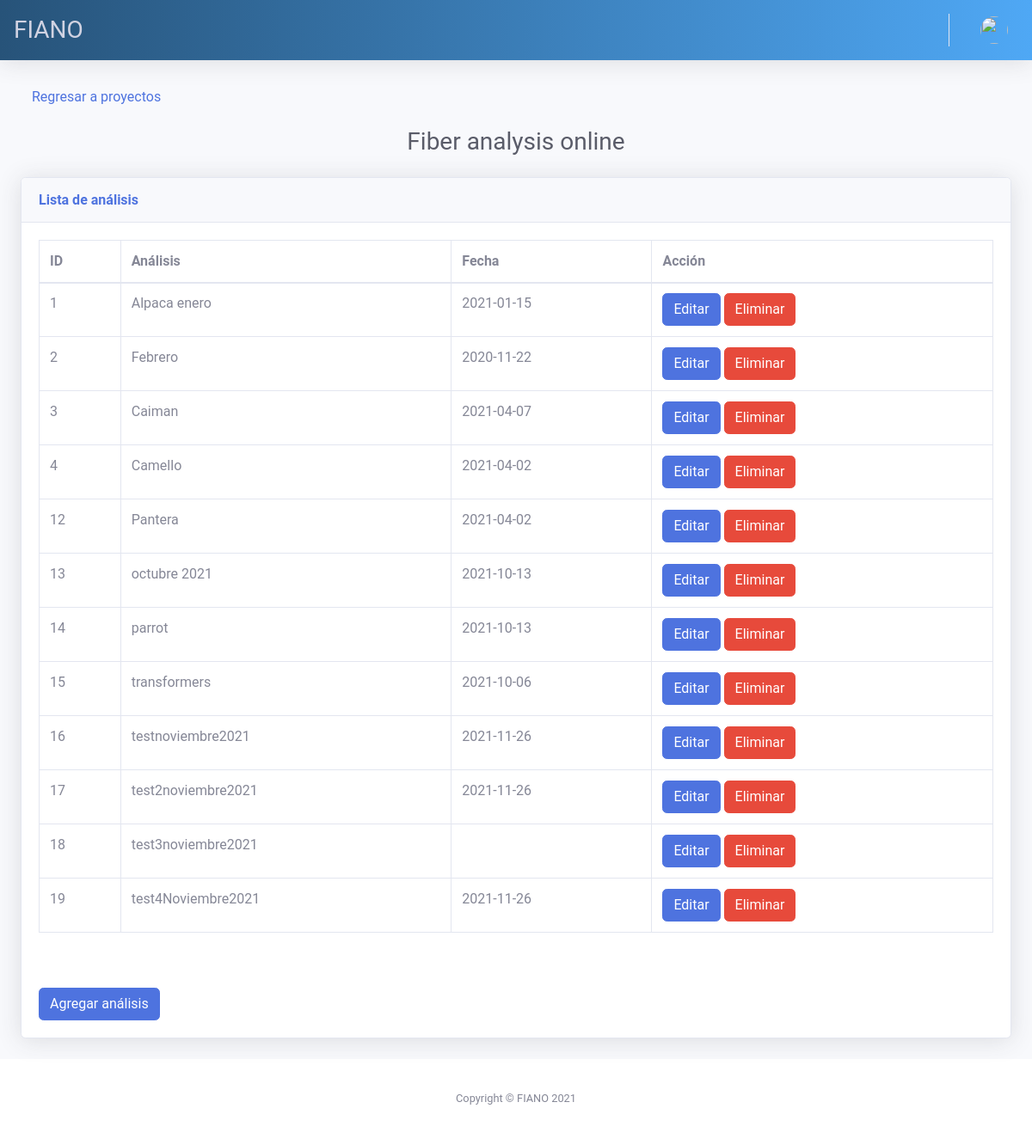
Screenshot of /analysis (signed in) with the database file from the repository.
### tables this page shows
CREATE TABLE "Analysis" (
	"idAnalysis"	INTEGER,
	"nameanalysis"	TEXT,
	"dateanalysis"	TEXT,
	"pathfolder"	TEXT,
	"idUser"	INTEGER,
	PRIMARY KEY("idAnalysis" AUTOINCREMENT)
);

### main.py (the view)
@app.route("/analysis")
def listanalysis():
    if 'username' in session:
        with sql.connect("users.db") as con:
            cur = con.cursor()
            cur.execute("SELECT * FROM Analysis")
            data = cur.fetchall()
            return render_template("analysis.html", data = data)
    else:
        return redirect(url_for('login'))

### templates/analysis.html (shortened to what this page needs)
{% extends "base.html" %}
{% block content %}
<div class="container-fluid">
  <nav aria-label="Page navigation">
    <ul class="pagination">
      <li class="page-item">
        <a class="btn btn-link btn-block" href="{{ url_for('returnproject')}}">Regresar a proyectos</a>
      </li>
    </ul>
  </nav>
  <div class="d-sm-flex align-items-center justify-content-center mb-4">
    <h2 class="h3 mb-0 text-gray-800">Fiber analysis online</h2>
  </div>
  <div class="card shadow mb-4">
    <div class="card-header py-3">
      <h6 class="m-0 font-weight-bold text-primary">Lista de análisis</h6>
    </div>
    <div class="card-body">
      <div class="table-responsive">
        <table class="table table-bordered" id="dataTable">
          <thead>
          <tr>
          <th>ID</th>
          <th>Análisis</th>
          <th>Fecha</th>
          <th>Acción</th>
          </tr>
          </thead>
          <tbody>
            <tr>
              {% for row in data %}
                <tr>
                  <td>{{ row[0] }}</td>
                  <td>{{ row[1] }}</td>
                  <td>{{ row[2] }}</td>
                  <td>
                    <a class="btn btn-primary" href="{{ url_for('editanalysis', id_analysis=row[0], name_analysis=row[1]) }}">
                      Editar
                    </a>
                    <button class="btn btn-danger">Eliminar</button>
                  </td>
                </tr>
              {% endfor %}
            </tr>
          </tbody>
        </table>
        </div>
          <br><br>
            <button class="btn btn-primary" data-toggle="modal" data-target="#addAnalysisModal">Agregar análisis</button>
    </div>
  </div>
</div>
{% endblock %}

### static/css/main.css (style rules this page uses)
html, body { background: #fafafa; height: 100%; width: 100%; font-family: 'Roboto', sans-serif; display: flex; flex-direction: column; min-height: 100vh; }
td,th { border:white 1px solid; }

### rows the page displays
Analysis: idAnalysis "1", nameanalysis "Alpaca enero", dateanalysis "2021-01-15"
Analysis: idAnalysis "2", nameanalysis "Febrero", dateanalysis "2020-11-22"
Analysis: idAnalysis "3", nameanalysis "Caiman", dateanalysis "2021-04-07"
Analysis: idAnalysis "4", nameanalysis "Camello", dateanalysis "2021-04-02"
Analysis: idAnalysis "12", nameanalysis "Pantera", dateanalysis "2021-04-02"
Analysis: idAnalysis "13", nameanalysis "octubre 2021", dateanalysis "2021-10-13"
Analysis: idAnalysis "14", nameanalysis "parrot", dateanalysis "2021-10-13"
Analysis: idAnalysis "15", nameanalysis "transformers", dateanalysis "2021-10-06"
Analysis: idAnalysis "16", nameanalysis "testnoviembre2021", dateanalysis "2021-11-26"
Analysis: idAnalysis "17", nameanalysis "test2noviembre2021", dateanalysis "2021-11-26"
Analysis: idAnalysis "18", nameanalysis "test3noviembre2021"
Analysis: idAnalysis "19", nameanalysis "test4Noviembre2021", dateanalysis "2021-11-26"
